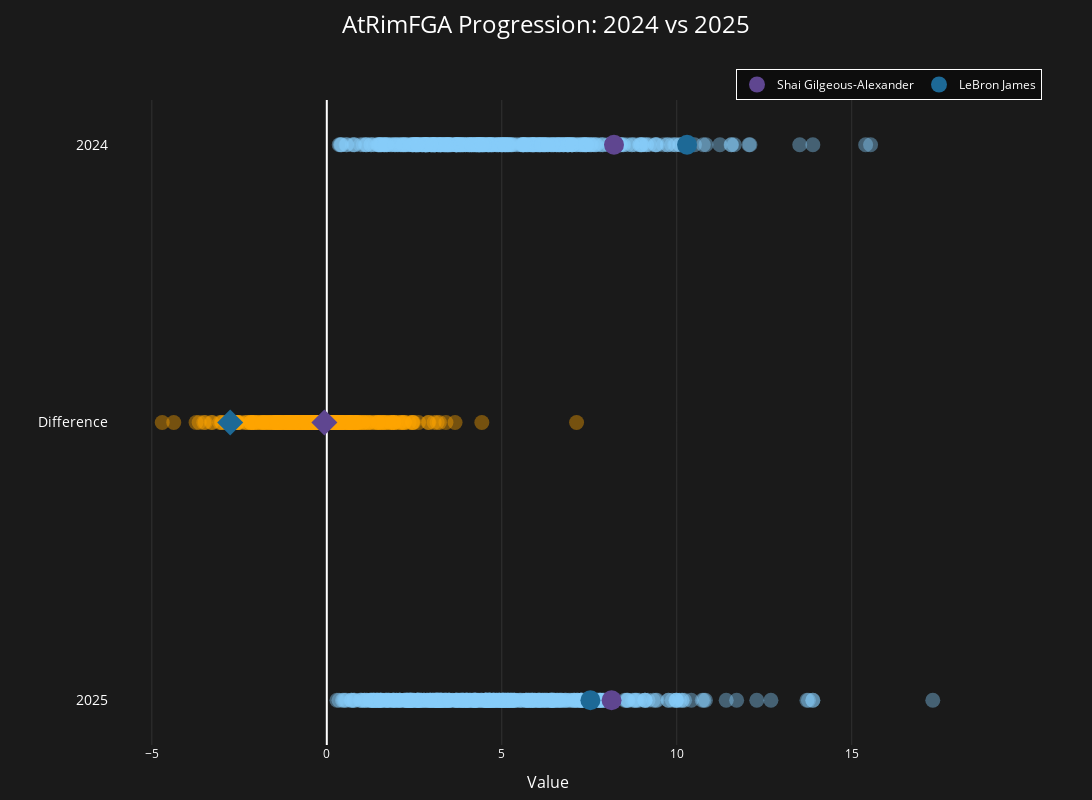

Notebook cell for this chart:
### Code cell
import plotly.graph_objs as go
from plotly.subplots import make_subplots

import plotly.express as px

def player_progression(players,start_year,end_year, category,gp=10,mpg=12):

    

    oldframe=pd.read_csv(f'https://raw.githubusercontent.com/gabriel1200/player_sheets/refs/heads/master/year_totals/{start_year}.csv',usecols=['PLAYER_ID',category,'POSS','GP','MIN'])
    newframe=pd.read_csv(f'https://raw.githubusercontent.com/gabriel1200/player_sheets/refs/heads/master/year_totals/{end_year}.csv',usecols=['PLAYER_NAME','PLAYER_ID',category,'POSS','GP','MIN'])

    oldframe['MPG']=oldframe['MIN']/oldframe['GP']
    
    newframe['MPG']=newframe['MIN']/newframe['GP']

    oldframe=oldframe[oldframe.MPG>-mpg]
    newframe=newframe[newframe.MPG>-mpg]

    oldframe=oldframe[oldframe.GP>-gp]
    newframe=newframe[newframe.GP>-gp]
    perccheck=False
    for keyword in ['freq', 'accur', 'pct', '%']:
        if keyword in category.lower():
            newframe[category]=newframe[category]*100
            oldframe[category]=oldframe[category]*100

            perccheck = True
            
    if 'rating' not in category.lower() and not perccheck and 'rate' not in category.lower():
        newframe[category]=100*newframe[category]/newframe['POSS']
        oldframe[category]=100*oldframe[category]/oldframe['POSS']

    

    oldframe.rename(columns={category:str(start_year)+'_'+category,'POSS':f'{start_year}_POSS','GP':f'{start_year}_GP','MIN':f'{start_year}_MIN'},inplace=True)
    newframe.rename(columns={category:str(end_year)+'_'+category,'POSS':f'{end_year}_POSS','GP':f'{end_year}_GP','MIN':f'{end_year}_MIN'},inplace=True)


    

    comboframe=newframe.merge(oldframe,on='PLAYER_ID',how='left')
    comboframe[category+'_diff']=comboframe[str(end_year)+'_'+category] - comboframe[str(start_year)+'_'+category] 

    category_list=[str(end_year)+'_'+category ,str(start_year)+'_'+category,category+'_diff' ]

    

    scaler = MinMaxScaler()
    data = pd.DataFrame(
        scaler.fit_transform(comboframe[category_list]),
        columns=['norm_'+c for c in category_list],
        index=comboframe.index
    )
    old_cols=['PLAYER_ID','PLAYER_NAME',str(end_year)+'_'+category ,str(start_year)+'_'+category,category+'_diff' ]
    data[old_cols] = comboframe[old_cols]

    player_data=data[data.PLAYER_ID.isin(players)]




    
    color_palette = px.colors.qualitative.Plotly

    # Create the figure with two x-axes
    fig = make_subplots(rows=1, cols=1, specs=[[{"secondary_y": True}]])
    
    # Define custom colors
    grid_color = 'rgba(255, 255, 255, 0.1)'
    bg_color = '#1a1a1a'
    text_color = '#ffffff'
    color_palette = px.colors.qualitative.Prism
    
    # Plot the actual data points
    for i, cat in enumerate(category_list[:2]):  # Only plot start and end year
        # Plot all players data points
        fig.add_trace(go.Scatter(
            y=[cat] * len(data),
            x=data[cat],
            mode='markers',
            marker=dict(
                size=15,
                color='rgba(135, 206, 250, 0.4)',  # Light blue with transparency
                symbol='circle'
            ),
            hovertemplate="<b>%{text}</b><br><br>Value: %{x:.2f}<extra></extra>",
            text=data['PLAYER_NAME'],
            name='All Players',
            showlegend=False
        ), secondary_y=False)
        
        # Plot selected players with unique colors
        for j, player_id in enumerate(players):
            player_data = data[data.PLAYER_ID == player_id]
            fig.add_trace(go.Scatter(
                y=[cat],
                x=player_data[cat],
                mode='markers',
                marker=dict(
                    size=20,
                    color=color_palette[j % len(color_palette)],
                    symbol='circle'
                ),
                hovertemplate="<b>%{text}</b><br><br>Value: %{x:.2f}<extra></extra>",
                text=player_data['PLAYER_NAME'],
                name=player_data['PLAYER_NAME'].iloc[0],
                showlegend=(i==0)
            ), secondary_y=False)

    # Plot difference on secondary y-axis
    fig.add_trace(go.Scatter(
        y=[category+'_diff'] * len(data),
        x=data[category+'_diff'],
        mode='markers',
        marker=dict(
            size=15,
            color='rgba(255, 165, 0, 0.4)',  # Orange with transparency
            symbol='circle'
        ),
        hovertemplate="<b>%{text}</b><br><br>Difference: %{x:.2f}<extra></extra>",
        text=data['PLAYER_NAME'],
        name='All Players (Diff)',
        showlegend=False
    ), secondary_y=True)

    # Plot selected players' differences
    for j, player_id in enumerate(players):
        player_data = data[data.PLAYER_ID == player_id]
        fig.add_trace(go.Scatter(
            y=[category+'_diff'],
            x=player_data[category+'_diff'],
            mode='markers',
            marker=dict(
                size=20,
                color=color_palette[j % len(color_palette)],
                symbol='diamond'
            ),
            hovertemplate="<b>%{text}</b><br><br>Difference: %{x:.2f}<extra></extra>",
            text=player_data['PLAYER_NAME'],
            name=player_data['PLAYER_NAME'].iloc[0] + ' (Diff)',
            showlegend=False
        ), secondary_y=True)

    # Update layout
    fig.update_layout(
        title=dict(
            text=f'{category} Progression: {start_year} vs {end_year}',
            font=dict(size=24, color=text_color),
            x=0.5,
            y=0.98
        ),
        width=1200,
        height=800,
        showlegend=True,
        plot_bgcolor=bg_color,
        paper_bgcolor=bg_color,
       yaxis=dict(
            title=dict(text='', font=dict(size=16, color=text_color)),
            gridcolor=grid_color,
            showgrid=False,
            zeroline=True,
            zerolinecolor=grid_color,
            categoryarray=[f"{end_year}_"+category, category+'_diff', f"{start_year}_"+category],
            tickfont=dict(color=text_color, size=14),
            tickmode='array',
            tickvals=[f"{end_year}_"+category, category+'_diff', f"{start_year}_"+category],
            ticktext=[f"{end_year}", "Difference", f"{start_year}"],
            showticklabels=True
        ),
        xaxis=dict(
            title=dict(text='Value', font=dict(size=16, color=text_color)),
            gridcolor=grid_color,
            tickfont=dict(color=text_color, size=12),
            tickangle=0,
        ),

        hovermode='closest',
        legend=dict(
            font=dict(color=text_color, size=12),
            bgcolor='rgba(0,0,0,0.5)',
            bordercolor=text_color,
            borderwidth=1,
            orientation="h",
            yanchor="bottom",
            y=1.0,
            xanchor="right",
            x=1
        ),
        margin=dict(t=100, b=50, l=50, r=50)
    )

    # Update y-axes
    fig.update_yaxes(secondary_y=False, showgrid=False)
    fig.update_yaxes(secondary_y=True, showgrid=False, overlaying='y', side='right', visible=False)
    return fig
players=[1628983,2544]
fig=player_progression(players,2024,2025,'AtRimFGA')
fig.show()

### Figure 1 — Plotly figure (JSON) as saved in the notebook; plotly's stock layout.template omitted (floating-point values rounded to 4 significant figures; data arrays with more than 128 entries replaced by an {"elided": "..."} marker saying what was removed)
{"data": [{"hovertemplate": "<b>%{text}</b><br><br>Value: %{x:.2f}<extra></extra>", "marker": {"color": "rgba(135, 206, 250, 0.4)", "size": 15, "symbol": "circle"}, "mode": "markers", "name": "All Players", "showlegend": false, "text": {"elided": "524 str values"}, "type": "scatter", "x": {"elided": "524 float values"}, "xaxis": "x", "y": {"elided": "524 str values"}, "yaxis": "y"}, {"hovertemplate": "<b>%{text}</b><br><br>Value: %{x:.2f}<extra></extra>", "marker": {"color": "rgb(95, 70, 144)", "size": 20, "symbol": "circle"}, "mode": "markers", "name": "Shai Gilgeous-Alexander", "showlegend": true, "text": ["Shai Gilgeous-Alexander"], "type": "scatter", "x": [8.138], "xaxis": "x", "y": ["2025_AtRimFGA"], "yaxis": "y"}, {"hovertemplate": "<b>%{text}</b><br><br>Value: %{x:.2f}<extra></extra>", "marker": {"color": "rgb(29, 105, 150)", "size": 20, "symbol": "circle"}, "mode": "markers", "name": "LeBron James", "showlegend": true, "text": ["LeBron James"], "type": "scatter", "x": [7.533], "xaxis": "x", "y": ["2025_AtRimFGA"], "yaxis": "y"}, {"hovertemplate": "<b>%{text}</b><br><br>Value: %{x:.2f}<extra></extra>", "marker": {"color": "rgba(135, 206, 250, 0.4)", "size": 15, "symbol": "circle"}, "mode": "markers", "name": "All Players", "showlegend": false, "text": {"elided": "524 str values"}, "type": "scatter", "x": {"elided": "524 float values"}, "xaxis": "x", "y": {"elided": "524 str values"}, "yaxis": "y"}, {"hovertemplate": "<b>%{text}</b><br><br>Value: %{x:.2f}<extra></extra>", "marker": {"color": "rgb(95, 70, 144)", "size": 20, "symbol": "circle"}, "mode": "markers", "name": "Shai Gilgeous-Alexander", "showlegend": false, "text": ["Shai Gilgeous-Alexander"], "type": "scatter", "x": [8.206], "xaxis": "x", "y": ["2024_AtRimFGA"], "yaxis": "y"}, {"hovertemplate": "<b>%{text}</b><br><br>Value: %{x:.2f}<extra></extra>", "marker": {"color": "rgb(29, 105, 150)", "size": 20, "symbol": "circle"}, "mode": "markers", "name": "LeBron James", "showlegend": false, "text": ["LeBron James"], "type": "scatter", "x": [10.29], "xaxis": "x", "y": ["2024_AtRimFGA"], "yaxis": "y"}, {"hovertemplate": "<b>%{text}</b><br><br>Difference: %{x:.2f}<extra></extra>", "marker": {"color": "rgba(255, 165, 0, 0.4)", "size": 15, "symbol": "circle"}, "mode": "markers", "name": "All Players (Diff)", "showlegend": false, "text": {"elided": "524 str values"}, "type": "scatter", "x": {"elided": "524 float values"}, "xaxis": "x", "y": {"elided": "524 str values"}, "yaxis": "y2"}, {"hovertemplate": "<b>%{text}</b><br><br>Difference: %{x:.2f}<extra></extra>", "marker": {"color": "rgb(95, 70, 144)", "size": 20, "symbol": "diamond"}, "mode": "markers", "name": "Shai Gilgeous-Alexander (Diff)", "showlegend": false, "text": ["Shai Gilgeous-Alexander"], "type": "scatter", "x": [-0.06859], "xaxis": "x", "y": ["AtRimFGA_diff"], "yaxis": "y2"}, {"hovertemplate": "<b>%{text}</b><br><br>Difference: %{x:.2f}<extra></extra>", "marker": {"color": "rgb(29, 105, 150)", "size": 20, "symbol": "diamond"}, "mode": "markers", "name": "LeBron James (Diff)", "showlegend": false, "text": ["LeBron James"], "type": "scatter", "x": [-2.761], "xaxis": "x", "y": ["AtRimFGA_diff"], "yaxis": "y2"}], "layout": {"height": 800, "hovermode": "closest", "legend": {"bgcolor": "rgba(0, 0, 0, 0.5)", "bordercolor": "#ffffff", "borderwidth": 1, "font": {"color": "#ffffff", "size": 12}, "orientation": "h", "x": 1, "xanchor": "right", "y": 1, "yanchor": "bottom"}, "margin": {"b": 50, "l": 50, "r": 50, "t": 100}, "paper_bgcolor": "#1a1a1a", "plot_bgcolor": "#1a1a1a", "showlegend": true, "title": {"font": {"color": "#ffffff", "size": 24}, "text": "AtRimFGA Progression: 2024 vs 2025", "x": 0.5, "y": 0.98}, "width": 1200, "xaxis": {"anchor": "y", "autorange": true, "domain": [0, 0.94], "gridcolor": "rgba(255, 255, 255, 0.1)", "range": [-6.193, 18.81], "tickangle": 0, "tickfont": {"color": "#ffffff", "size": 12}, "title": {"font": {"color": "#ffffff", "size": 16}, "text": "Value"}, "type": "linear"}, "yaxis": {"anchor": "x", "autorange": true, "categoryarray": ["2025_AtRimFGA", "AtRimFGA_diff", "2024_AtRimFGA"], "domain": [0, 1], "gridcolor": "rgba(255, 255, 255, 0.1)", "range": [-0.161, 2.161], "showgrid": false, "showticklabels": true, "tickfont": {"color": "#ffffff", "size": 14}, "tickmode": "array", "ticktext": ["2025", "Difference", "2024"], "tickvals": ["2025_AtRimFGA", "AtRimFGA_diff", "2024_AtRimFGA"], "title": {"font": {"color": "#ffffff", "size": 16}, "text": ""}, "type": "category", "zeroline": true, "zerolinecolor": "rgba(255, 255, 255, 0.1)"}, "yaxis2": {"anchor": "x", "autorange": true, "overlaying": "y", "range": [-1, 1], "showgrid": false, "side": "right", "type": "category", "visible": false}}}
